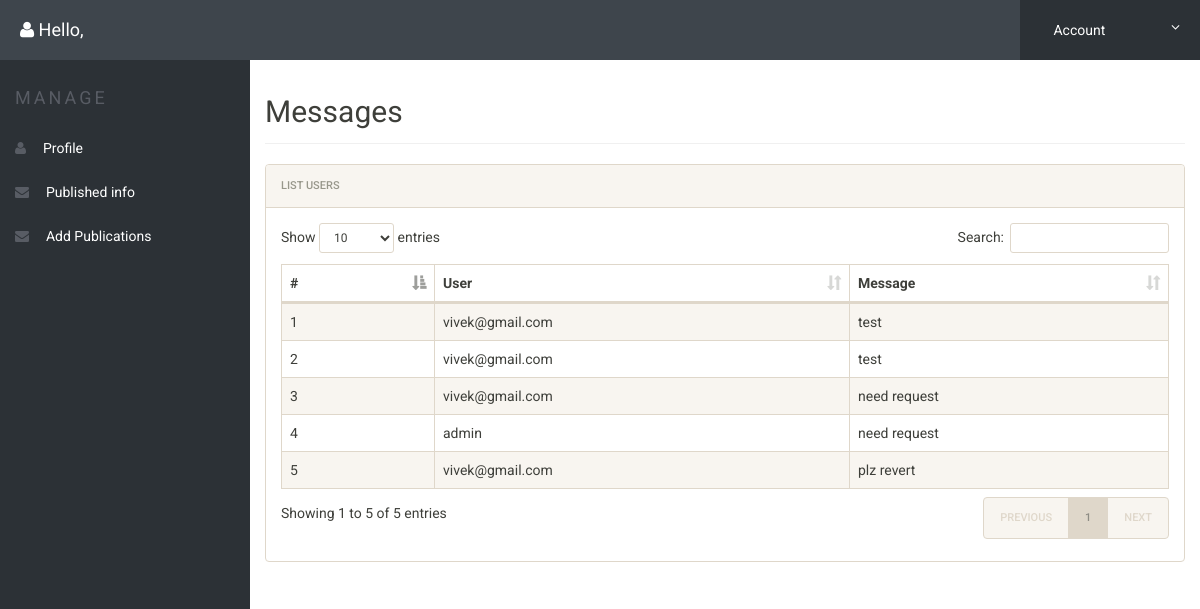
Screenshot of /messages.php (signed in) with the database file from the repository.
### tables this page shows
CREATE TABLE `feedback` (
  `id` int NOT NULL,
  `sender` varchar(50) NOT NULL,
  `reciver` varchar(50) NOT NULL,
  `title` varchar(100) NOT NULL,
  `feedbackdata` varchar(500) NOT NULL,
  `attachment` varchar(50) NOT NULL
);

### messages.php (the view, shortened to what this page needs)
<?php
include('includes/config.php');
if(strlen($_SESSION['alogin'])==0)
	{
header('location:index.php');
}
else{
 ?>
<!doctype html>
<html lang="en" class="no-js">
<head>
	<link rel="stylesheet" href="css/font-awesome.min.css">
	<link rel="stylesheet" href="css/bootstrap.min.css">
	<link rel="stylesheet" href="css/dataTables.bootstrap.min.css">
	<link rel="stylesheet" href="css/bootstrap-social.css">
	<link rel="stylesheet" href="css/bootstrap-select.css">
	<link rel="stylesheet" href="css/fileinput.min.css">
	<link rel="stylesheet" href="css/awesome-bootstrap-checkbox.css">
	<link rel="stylesheet" href="css/style.css">
</head>
<body>
	<?php include('includes/header.php');?>
	<div class="ts-main-content">
		<?php include('includes/leftbar.php');?>
		<div class="content-wrapper">
			<div class="container-fluid">
				<div class="row">
					<div class="col-md-12">
						<h2 class="page-title">Messages</h2>
						<div class="panel panel-default">
							<div class="panel-heading">List Users</div>
							<div class="panel-body">
								<table id="zctb" class="display table table-striped table-bordered table-hover" cellspacing="0" width="100%">
									<thead>
										<tr>
										       <th>#</th>
												<th>User</th>
												<th>Message</th>
										</tr>
									</thead>
									<tbody>
<?php
$reciver = $_SESSION['alogin'];
$sql = "SELECT * from  feedback where reciver = (:reciver)";
$query = $dbh -> prepare($sql);
$query-> bindParam(':reciver', $reciver, PDO::PARAM_STR);
$query->execute();
$results=$query->fetchAll(PDO::FETCH_OBJ);
$cnt=1;
if($query->rowCount() > 0)
{
foreach($results as $result)
{				?>
										<tr>
											<td><?php echo htmlentities($cnt);?></td>
                                            <td><?php echo htmlentities($result->sender);?></td>
											<td><?php echo htmlentities($result->feedbackdata);?></td>
										</tr>
										<?php $cnt=$cnt+1; }} ?>
									</tbody>
								</table>
							</div>
						</div>
					</div>
				</div>
			</div>
		</div>
	</div>
</body>
</html>
<?php } ?>

### css/style.css (style rules this page uses)
html { font-size: 14px; }
@media only screen and (min-width: 480px) { html { font-size: 17px; } }
@media only screen and (min-width: 768px) { html { font-size: 14px; } }
body { font-size: 1em; }
.panel { overflow: hidden; }
.page-title { padding-bottom: 15px; margin-bottom: 20px; border-bottom: 1px solid #f0f0f0; }
.ts-main-content .content-wrapper { padding-top: 15px; margin-top: 60px; }
@media only screen and (min-width: 992px) { .ts-main-content .content-wrapper { margin-left: 250px; } }

### rows the page displays
feedback: sender "vivek@gmail.com", feedbackdata "test"
feedback: sender "vivek@gmail.com", feedbackdata "test"
feedback: sender "vivek@gmail.com", feedbackdata "need request"
feedback: sender "admin", feedbackdata "need request"
feedback: sender "vivek@gmail.com", feedbackdata "plz revert"
